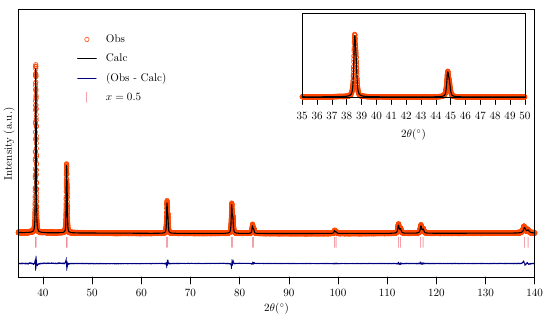

Write gnuplot code to recreate this figure.
set output "Refinamento.tex"
set terminal tikz fulldoc size 14cm,8cm fontscale 0.8
set sample 1000

set ylabel "Intensity (a.u.)"
set xlabel "$2\\theta (^{\\circ})$"

set xrange [35:140]
set yrange [-1500:7900]
unset ytics 
set format y ""
set xtics 10 out nomirror 
set key center at graph 0.20, 0.78 Left reverse sample 2.0 \
    spacing 2


set style line 1 lt 6 lc rgb "#FF4500"
set style line 2 lt 1 lc rgb "#000000" lw 2
set style line 3 lt 1 lc rgb "#000080" lw 1


set multiplot

plot "al.pl1"  using 1:2 ls 1  title "Obs" , '' using 1:3 w l ls 2  title "Calc", '' using 1:($4+460) w l ls 3  title "(Obs - Calc)", "al.pl2" using 1:($2-300)  linetype -1 pointtype "|" tc rgb "#E32636" title "$x = 0.5$" 

set size 0.45,0.45
set origin 0.54,0.545
#Fazendo o ZOOM!!
set xrange [35:50]
set yrange [0:7900]
set xtics 1 out nomirror
unset ylabel
set format y ""

plot "al.pl1"  using 1:2 ls 1  notitle, '' using 1:3 w l ls 2  notitle


unset multiplot
